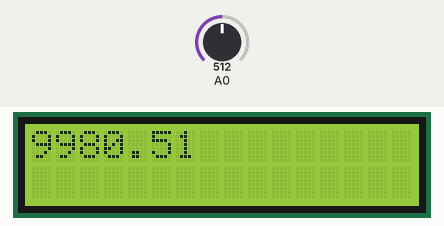
Bench run of a sketch on a simulated Arduino Uno, built with avr-gcc and run on an emulated ATmega328P. Parts: 16×2 character LCD. The test bench sets the inputs (shaded band); at power-on: A0 = 512.

Above: at 1.2 s.
1.3 s: A0 set to 0
At 1.9 s:
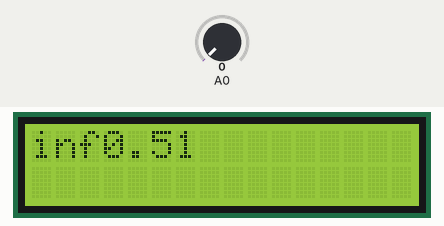
2.8 s: A0 set to 122
At 3.2 s:
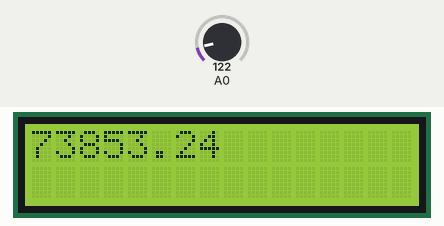
4.3 s: A0 set to 306
At 5.6 s:
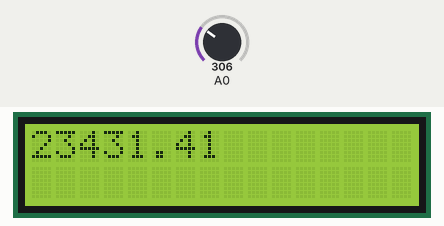
Timing chart, 0 to 7.3 s (numbered marks = the images above; inputs shaded):
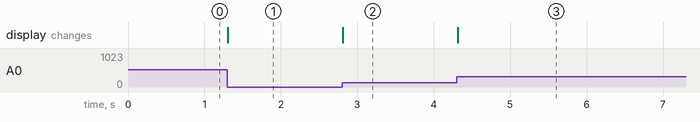

The sketch:

carlos_practica_2.3.ino
```cpp
/*
   Fundacion KinaL
   Centro educativo tecnico LaboraL KinaL
   Quinto perito
   Quinto eLectronica
   Codigo Tecnico: EB5AM / EB5AV
   Curso: TaLLer de eLectronica digitaL y reparacion de computadoras I
   Proyecto: Contador
   aLumno:carlos Enrique Cebalos villanueva
   Fecha: 1/06/2023
*/
#include <LiquidCrystal_I2C.h>
LiquidCrystal_I2C LCD (0x27,16,2);

void setup (){
  LCD.init();
  LCD.backlight();
}
void loop (){
 float r2 = 10000;
 float vout = analogRead(A0);
 float vout2= map(vout,0,1023,0,500000);
 float vout3= vout2/100000;
 float V1= (r2*5)/ vout3+0.01 ;
 float r1 = V1 - r2;
 LCD.setCursor(0, 0);
 LCD.print(r1);
}
```

Measured:
- after the input at 1.3 s, the display: changes at once (image 1)
- after the input at 2.8 s, the display: changes at once (image 2)
- after the input at 4.3 s, the display: changes at once (image 3)
